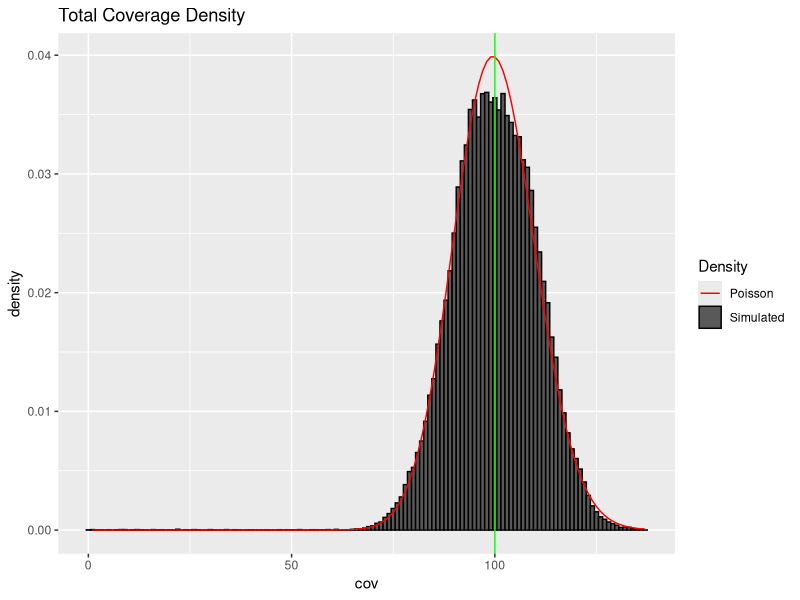
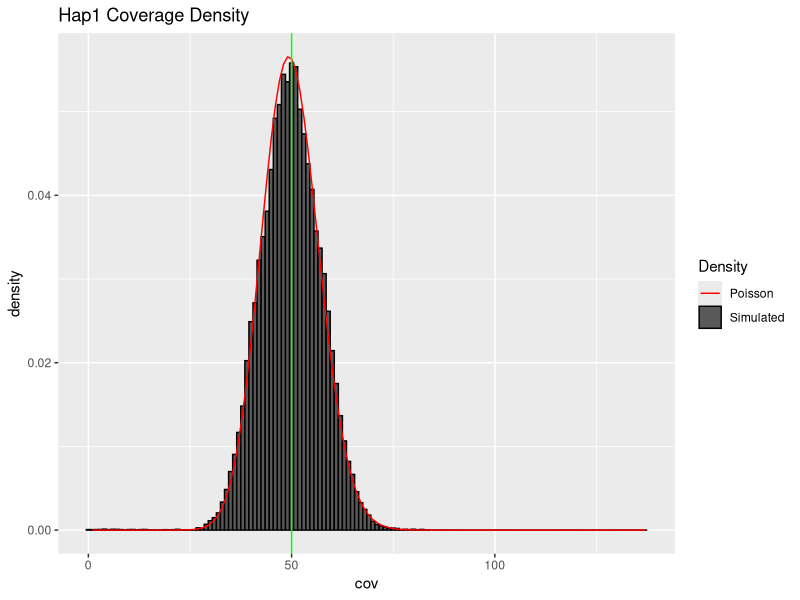
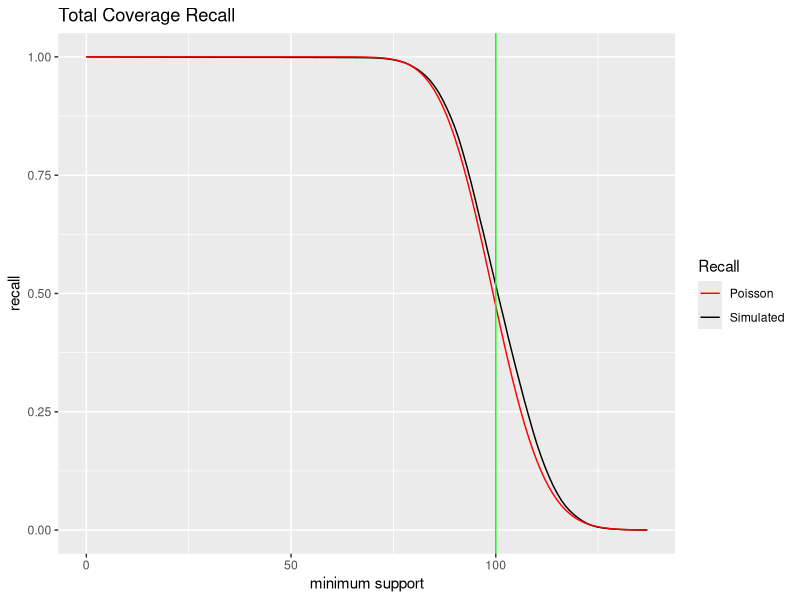
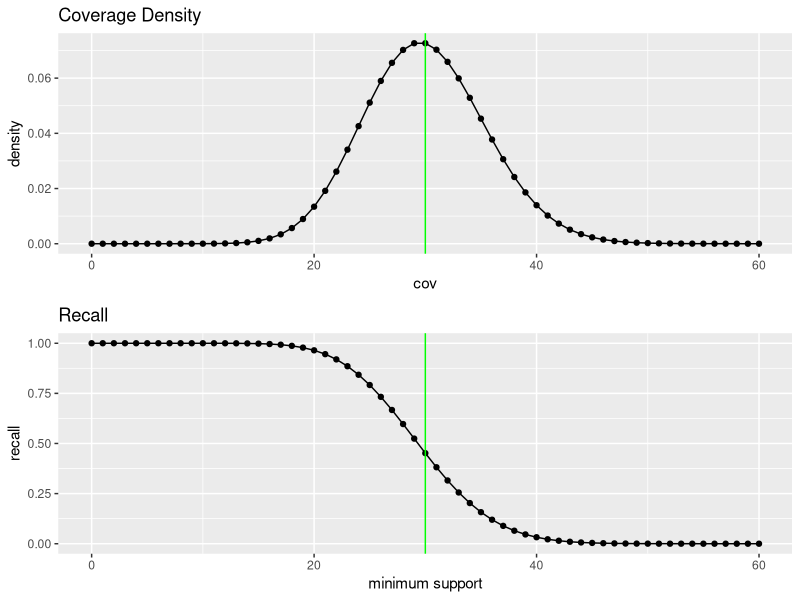
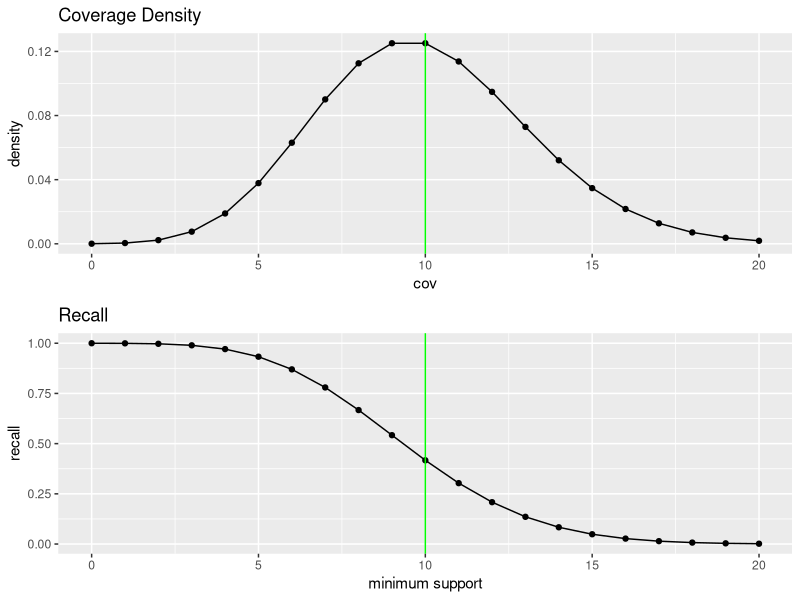
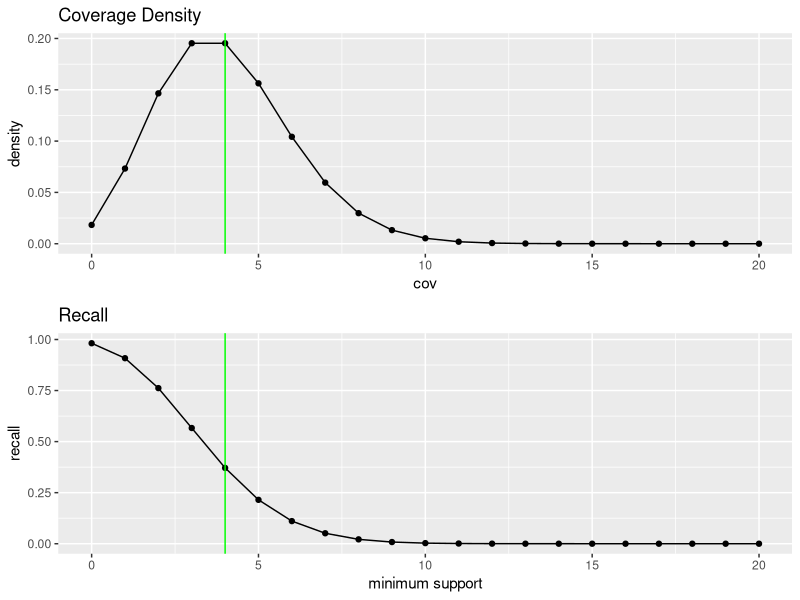
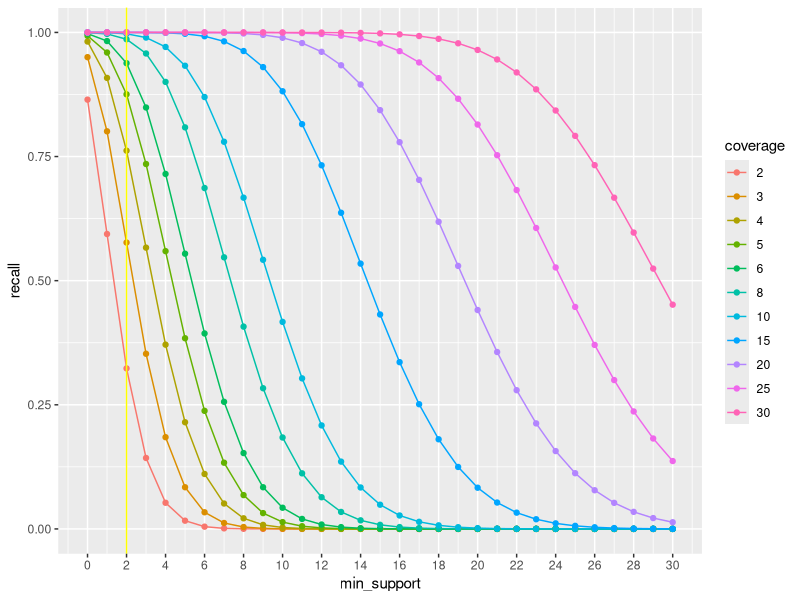

Write the R code that produced these figures, in order.
## ---- chunk 1
knitr::opts_chunk$set(echo = TRUE)
library(ggplot2)
library(gridExtra)
library(tidyr)
## ---- chunk 2
genome_length <- 100000
coverage <- 100
read_length <- 100
num_reads <- (genome_length * coverage) / read_length
print(paste0("Simulating ", coverage, "x coverage for a ", genome_length, "bp genome (", num_reads, " reads)"))
## ---- chunk 3
hap_reads <- c(2:1) * 0
haplotype_coverage <- matrix(0, genome_length, 2)
## ---- chunk 4
for (x in 1:num_reads)
{
  haplotype <- sample.int(2, 1)
  read_pos <- sample.int(genome_length-read_length+1, 1)
  hap_reads[haplotype] <- hap_reads[haplotype]+1
  
  for (pos in read_pos:(read_pos+read_length-1))
  {
    haplotype_coverage[pos, haplotype] = haplotype_coverage[pos, haplotype] + 1
  }
}
## ---- chunk 5
## sum the covearge together to compute the total coverage
total_coverage = haplotype_coverage[,1] + haplotype_coverage[,2]
## ---- chunk 6
cat(paste("Read counts: \n",
"  hap1:", hap_reads[1], "hap2:", hap_reads[2], "total:", hap_reads[1] + hap_reads[2], "\n",
"Covearge per haplotype:\n",
"  hap1:",  mean(haplotype_coverage[,1]), "+/-", format(sd(haplotype_coverage[,1]), digits=4), "[expected sd:", format(sqrt(mean(haplotype_coverage[,1])), digits=4), "]\n",
"  hap2:",  mean(haplotype_coverage[,2]), "+/-", format(sd(haplotype_coverage[,2]), digits=4), "[expected sd:", format(sqrt(mean(haplotype_coverage[,2])), digits=4), "]\n",
"  total:", mean(total_coverage),         "+/-", format(sd(total_coverage),         digits=4), "[expected sd:", format(sqrt(mean(total_coverage)), digits=4), "]\n"))
## ---- chunk 7
df <- data.frame(total=total_coverage, hap1=haplotype_coverage[,1], hap2=haplotype_coverage[,2])
max_coverage = max(total_coverage)
coverages=seq(1:max_coverage)
total_density = dpois(coverages, mean(df$total))
hap1_density  = dpois(coverages, mean(df$hap1))
hap2_density  = dpois(coverages, mean(df$hap2))
model <- data.frame(cov=coverages, total_density=total_density)
## ---- chunk 8
ggplot(df, aes(x=total)) + geom_histogram(binwidth=1, aes(y=..density.., color="Simulated")) +
  geom_line(data=model, aes(x=cov, y=total_density, color="Poisson")) + geom_vline(xintercept=coverage, color="green") +
  scale_color_manual("Density", values=c("red", "black")) +
  labs(title="Total Coverage Density", x="cov")
## ---- chunk 9
ggplot(df, aes(x=hap1)) + geom_histogram(binwidth=1, aes(y=..density.., color="Simulated")) +
  geom_line(data=model, aes(x=cov, y=hap1_density, color="Poisson")) + geom_vline(xintercept=coverage/2, color="green") +
  scale_color_manual("Density", values=c("red", "black")) +
  labs(title="Hap1 Coverage Density", x="cov")
## ---- chunk 10
cov_cutoff <- 0:max_coverage
cov_avail <- rep(0,length(cov_cutoff))
for (x in cov_cutoff)
{
  cov_avail[x]=length(total_coverage[total_coverage >= cov_cutoff[x]])
}
df_cov <- data.frame(cutoff = cov_cutoff, avail=cov_avail, avail_perc=cov_avail/genome_length)
df_cov_model <- data.frame(cutoff = cov_cutoff, perc = (1-ppois(cov_cutoff, coverage)))
## ---- chunk 11
ggplot(df_cov, aes(x=cutoff, y=avail_perc, color="Simulated")) + geom_line() + 
  geom_line(data=df_cov_model, aes(x=cutoff, y=perc, col="Poisson")) + geom_vline(xintercept=100, color="green") +
  scale_color_manual("Recall", values=c("red", "black")) +
  labs(title="Total Coverage Recall", x="minimum support", y="recall")
## ---- chunk 12
mean_cov <- 30; max_range <- 60
p1<-ggplot(data.frame(cov=0:max_range, density=dpois(0:max_range, mean_cov)), aes(x=cov, y=density)) + geom_line() + geom_point() +
  geom_vline(xintercept=mean_cov, color="green") + labs(title="Coverage Density")
p2<-ggplot(data.frame(cov=0:max_range, recall=(1-ppois(0:max_range, mean_cov))), aes(x=cov, y=recall)) + 
  geom_line() + geom_point() + geom_vline(xintercept=mean_cov, color="green") + labs(x="minimum support", title="Recall") 

grid.arrange(p1,p2)
## ---- chunk 13
mean_cov <- 10; max_range <- 20
p1<-ggplot(data.frame(cov=0:max_range, density=dpois(0:max_range, mean_cov)), aes(x=cov, y=density)) + geom_line() + geom_point() +
  geom_vline(xintercept=mean_cov, color="green") + labs(title="Coverage Density")
p2<-ggplot(data.frame(cov=0:max_range, recall=(1-ppois(0:max_range, mean_cov))), aes(x=cov, y=recall)) + 
  geom_line() + geom_point() + geom_vline(xintercept=mean_cov, color="green") + labs(x="minimum support", title="Recall") 

grid.arrange(p1,p2)
## ---- chunk 14
mean_cov <- 4; max_range <- 20
p1<-ggplot(data.frame(cov=0:max_range, density=dpois(0:max_range, mean_cov)), aes(x=cov, y=density)) + geom_line() + geom_point() +
  geom_vline(xintercept=mean_cov, color="green") + labs(title="Coverage Density")
p2<-ggplot(data.frame(cov=0:max_range, recall=(1-ppois(0:max_range, mean_cov))), aes(x=cov, y=recall)) + 
  geom_line() + geom_point() + geom_vline(xintercept=mean_cov, color="green") + labs(x="minimum support", title="Recall") 

grid.arrange(p1,p2)
## ---- chunk 15
coverages = c(2,3,4,5,6,8,10,15,20,25,30); min_support=0:30; 
recall = data.frame(min_support=min_support)
for (c in coverages)
{
  rrdf=as.data.frame(x=(1-ppois(min_support, c)))
  colnames(rrdf)=c(c)
  recall=cbind(recall, rrdf)
}
knitr::kable(head(recall))
## ---- chunk 16
recall_long <- recall %>% pivot_longer(!min_support, names_to="coverage")
recall_long$coverage <- factor(as.factor(recall_long$coverage), levels=coverages)

ggplot(recall_long, aes(x=min_support, y=value, color=coverage)) + geom_line() + geom_point() +
  labs(y="recall") + geom_vline(xintercept=2, color="yellow") + scale_x_continuous(breaks=scales::pretty_breaks(n=15))
